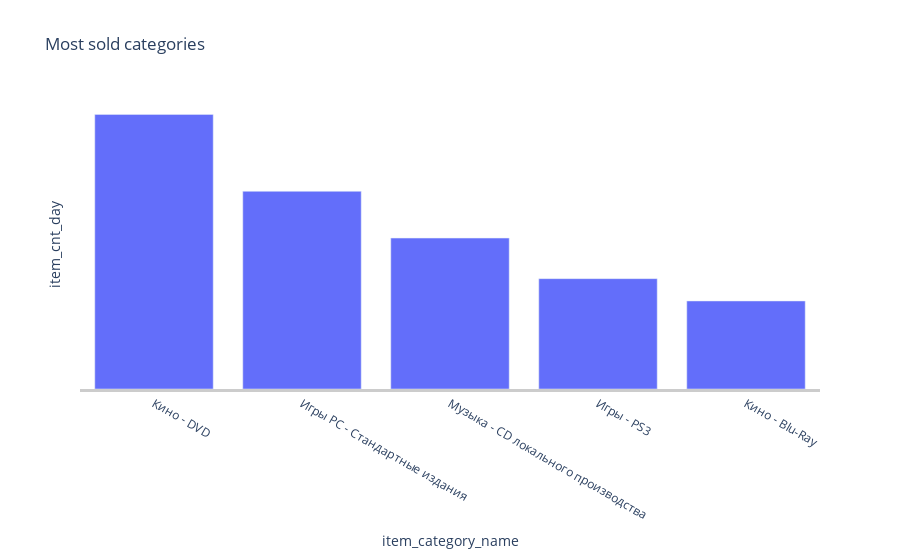

The notebook cell this image was saved under:
### Markdown cell above
> **The mostly sold products for all months is Branded package T-shirt 1C White,Diablo III(Game), Battlefield IV, Grand Theft Auto V (GTA V), FIFA 14, Sims 4. Most of them are games for PC,XBOX and PS3.**
> 
> **For eg: Battlefield 4 has been one of the top sold products in Nov 2013,Dec 2013, Jan 2014 and Feb 2014. The release date of Battlefield 4 is 29th October 2013.**
> 
> **Similarly GTA V was released on 17th September 2013 and it was top sold products in Sep,Oct,Dec 2013 and Jan 2014. We would be wondering what happened in Nov 2013 and it was ocupied by Battlefield 4. Nov 2013 also saw higher sales of Assassin's creed 4 and Call of Duty Ghosts. But its sales faded in subsequent months.**

### Code cell
plt.figure(figsize=(15,6))
categoriesSalesDF=salesDF.groupby(['item_category_id'],as_index=False).agg({'item_cnt_day':'sum'})
categoriesSalesDF.reset_index(inplace=True)
categoriesSalesDF=categoriesSalesDF.sort_values(by='item_cnt_day',ascending=False)
categoriesSalesDF=pd.merge(categoriesSalesDF,itemsCategoriesDF[['item_category_name','item_category_id']],on='item_category_id',how='inner')
fig=px.bar(categoriesSalesDF[:5],x='item_category_name',y='item_cnt_day',title='Most sold categories')
fig.update_layout(plot_bgcolor='#fff',xaxis=dict(showline=True,linecolor='rgb(204, 204, 204)',linewidth=3),
                  yaxis=dict(showticklabels=False))
fig.show()

### Figure 1 — Plotly figure (JSON) as saved in the notebook; plotly's stock layout.template omitted (floating-point values rounded to 4 significant figures)
{"data": [{"alignmentgroup": "True", "hovertemplate": "item_category_name=%{x}<br>item_cnt_day=%{y}<extra></extra>", "legendgroup": "", "marker": {"color": "#636efa", "pattern": {"shape": ""}}, "name": "", "offsetgroup": "", "orientation": "v", "showlegend": false, "textposition": "auto", "type": "bar", "x": ["Кино - DVD", "Игры PC - Стандартные издания", "Музыка - CD локального производства", "Игры - PS3", "Кино - Blu-Ray"], "xaxis": "x", "y": [634171, 456540, 348591, 254887, 203284], "yaxis": "y"}], "layout": {"barmode": "relative", "legend": {"tracegroupgap": 0}, "plot_bgcolor": "#fff", "title": {"text": "Most sold categories"}, "xaxis": {"anchor": "y", "domain": [0, 1], "linecolor": "rgb(204, 204, 204)", "linewidth": 3, "showline": true, "title": {"text": "item_category_name"}, "type": "category", "range": [-0.5, 4.5], "autorange": true}, "yaxis": {"anchor": "x", "domain": [0, 1], "showticklabels": false, "title": {"text": "item_cnt_day"}, "type": "linear", "range": [0, 667500.0], "autorange": true}, "autosize": true}}
